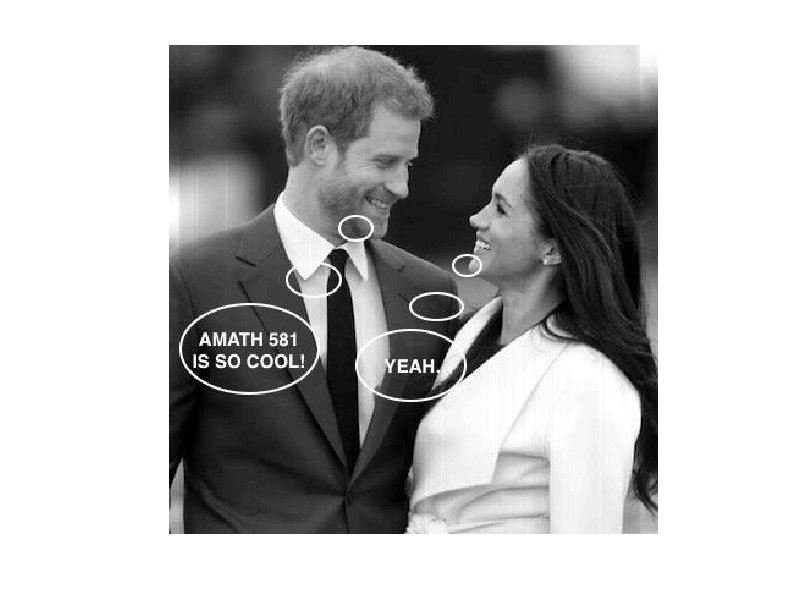

Write MATLAB code to recreate this figure.
% Homework MATLAB template file
% Your main file should be named "solution.m" and it should be saved as UTF-8 file.

% !!! Solution failed because I didn't make the matrix from sparse to full
% matrix. 

% !!! Solution failed because the coefficients for the finite diff for
% patial x, second order. 

% !!! Soluton 3 failed, a big bug is identified on the algorithms that
% procudes the finite difference matrix. 

% !!! Solution 4 Failed, I might have swapped the partial x operator matrix
% with the partial y operation matrix. 

function [consoleout, A1, A2, A3, A4, A5] = solution()
 [consoleout, A1, A2, A3, A4, A5] = evalc('student_solution(0)'); 
end

function [A1, A2, A3, A4, A5] = student_solution(dummy_argument)
    
    % keep these lines to load Fmat and permvec
    % DO NOT submit the mat files to Gradescope
    load Fmat.mat 
    load permvec.mat
    
    % your solution code goes here
    
    % assign the variables you are asked to save here  
    [A1, A2, A3] = Problem1();
    [A4, A5]     = Problem2(Fmat, permvec);
end

% your extra functions, if you need them, can be in other files (don't forget to upload them too!)

function [A1, A2, A3] = Problem1()

    N = 8; 
    % 1D operator: 
    P  = FiniteDiffMatrix([1 -2 1], [-1, 0, 1], 8);  
    
    % second derivatice second order central periodic. 
    P2 = FiniteDiffMatrix([-1, 0, 1], [-1, 0, 1], 8); 
    % 2D operator: 
    Laplacian = kron(eye(N), P) + kron(P, eye(N));
    DeltaX = 20/N;  % domain: [-10, 10]; 
    Laplacian = Laplacian./DeltaX^2;

    PartialX2d = kron(P2, eye(N));
    PartialX2d = PartialX2d./(2*DeltaX);

    PartialY2d = kron(eye(N), P2);
    PartialY2d = PartialY2d./(2*DeltaX);

    A1 = Laplacian;
    A2 = PartialX2d;
    A3 = PartialY2d;
    A1 = full(A1); A2 = full(A2); A3 = full(A3);
end

function [A4, A5] = Problem2(Fmat, permvec)
    CenterBlocks = Fmat(161:240, 161:240);
    BlockVec = Transform(CenterBlocks, 1);
    NewBlockVec = zeros(20, 20, 16);
    
    for I = 1:16
        J = permvec(I);
        NewBlockVec(:, :, I) = BlockVec(:, :, J);
    end
    CenterBlocksDecrypted = Transform(NewBlockVec, 2);

    FmatDecrypted = Fmat; 
    FmatDecrypted(161: 240, 161: 240) = CenterBlocksDecrypted; 
    imshow(abs(FmatDecrypted)./max(abs(FmatDecrypted)));
    A4 = abs(FmatDecrypted);
    A5 = abs(ifft2(ifftshift(FmatDecrypted)));
    imshow(abs(A5)./max(abs(A5)));
    
end

% Helper Functions and stuff ----------------------------------------------

function Result = Transform(theInput, mode)
    % The input should be a matrix, and it has to be 400 by 400 for the
    % sake of this HW. 
    % Param: 
    %   mode 1: means it's matrix to block vector.
    %   mode 2: means it's block vector to matrix. 
    
    [M, N] = size(theInput);
    
    if mode == 1
        % The input is a 80 by 80 matrix, the center of the Fourier
        % space of the 400 by 400 image. 
        if M ~= 80 || N ~= 80
            error("The input matrix must be 400 by 400 for the sake of the HW. ");
        end
        Result = zeros(20, 20, 16);
        Counter = 1;
        for Row = 1:20:80
           for Col = 1:20:80
               Result(:, :, Counter) = theInput(Col: Col + 19, Row: Row + 19);
               Counter = Counter + 1;
           end
        end
        
    elseif mode == 2
        % The input is a vector with length 16, containing all the 20 by 20
        % blocks needed to reconstruct the original matrix, the 80 by 80
        % center fourier sequence. 
        [M, N, O] = size(theInput); 
        if ~(M == 20 && N == 20 && O == 16)
            error("Input wrong Dimension, it should be 20x20x16"); 
        end
        Result = zeros(80, 80);
        for Block = 0: 15
            I = mod(Block, 4); 
            J = int16(floor(Block/4));
            % disp(strcat("I: ", num2str(I), " J: ", num2str(J)))
            Result(I*20 + 1:I*20 + 20, J*20 + 1: J*20 + 20) = ... 
                theInput(:, :, Block + 1);
        end
    end
end

function [b, a] = swap(a, b)
end

function P = FiniteDiffMatrix(filter, diagonalPosition, n)
    % This is a smart function that is going to construct the differential
    % matrix for you, assumning a periodic boundary conditions. It will
    %
    % Filter: 
    %   This is the finite differnce coefficients. SHOULD BE ROW VECTOR.
    %
    % diagonalPosition: 
    %   This represent where the finite different coefficients is applied
    %   to the sampled points.
    
    if length(filter) ~= length(diagonalPosition)
        error("Please check you input, the number of diagonal equals to the finite diff coefficients.");
    end
    
    e       = ones(n, 1);
    P       = spdiags(e.*filter, diagonalPosition, n, n);
    NewDiag = zeros(size(filter));
    
    % Handle Periodic Conditions. 
    for I = 1: length(NewDiag)
       if diagonalPosition(I) < 0
           NewDiag(I) = (n + diagonalPosition(I));
       elseif diagonalPosition(I) > 0
           NewDiag(I) = -(n - diagonalPosition(I));
       else
           filter(I) = 0;  % No overlap. 
       end
    end
    P = P + spdiags(e.*filter, NewDiag, n, n);
end
